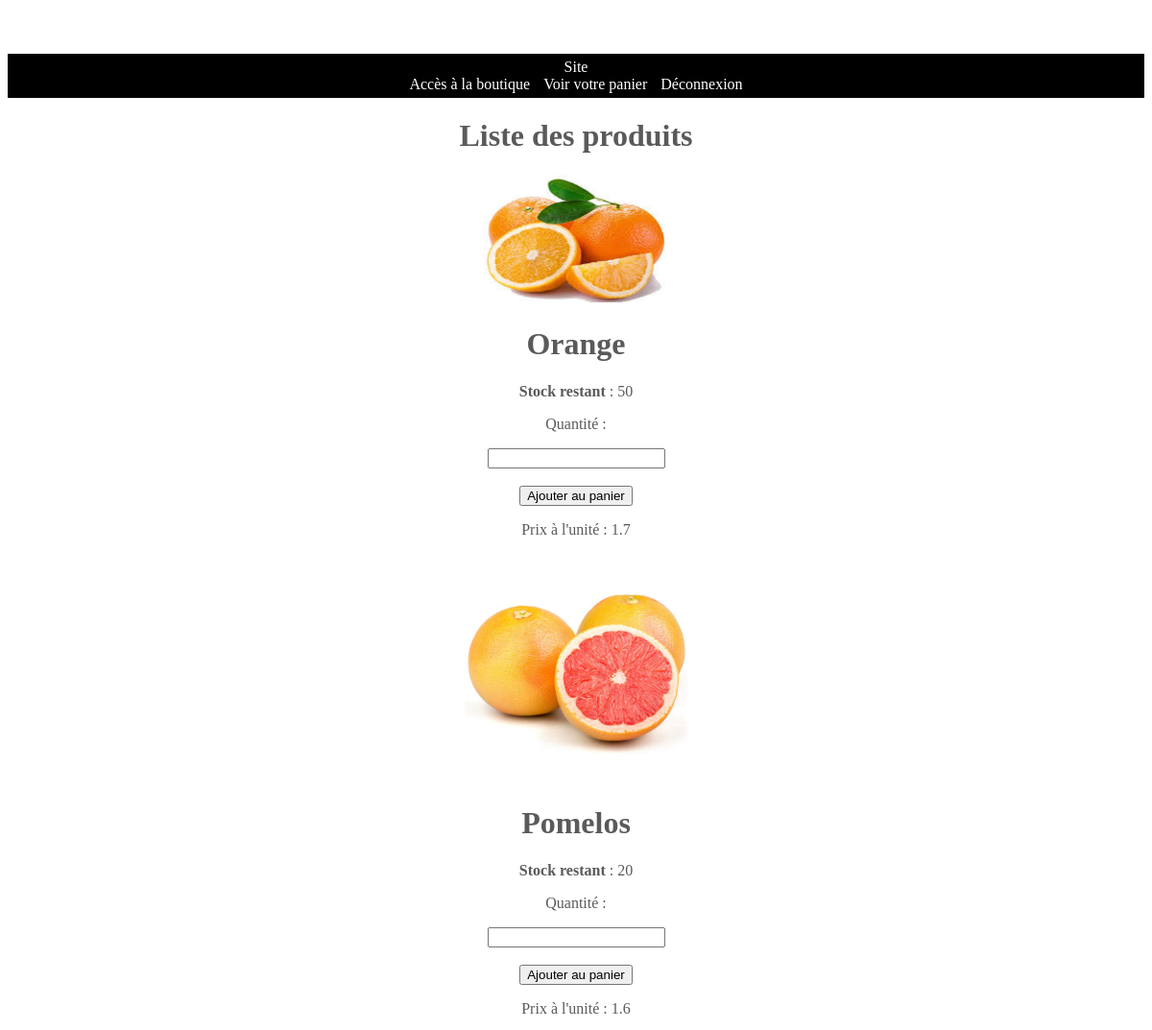
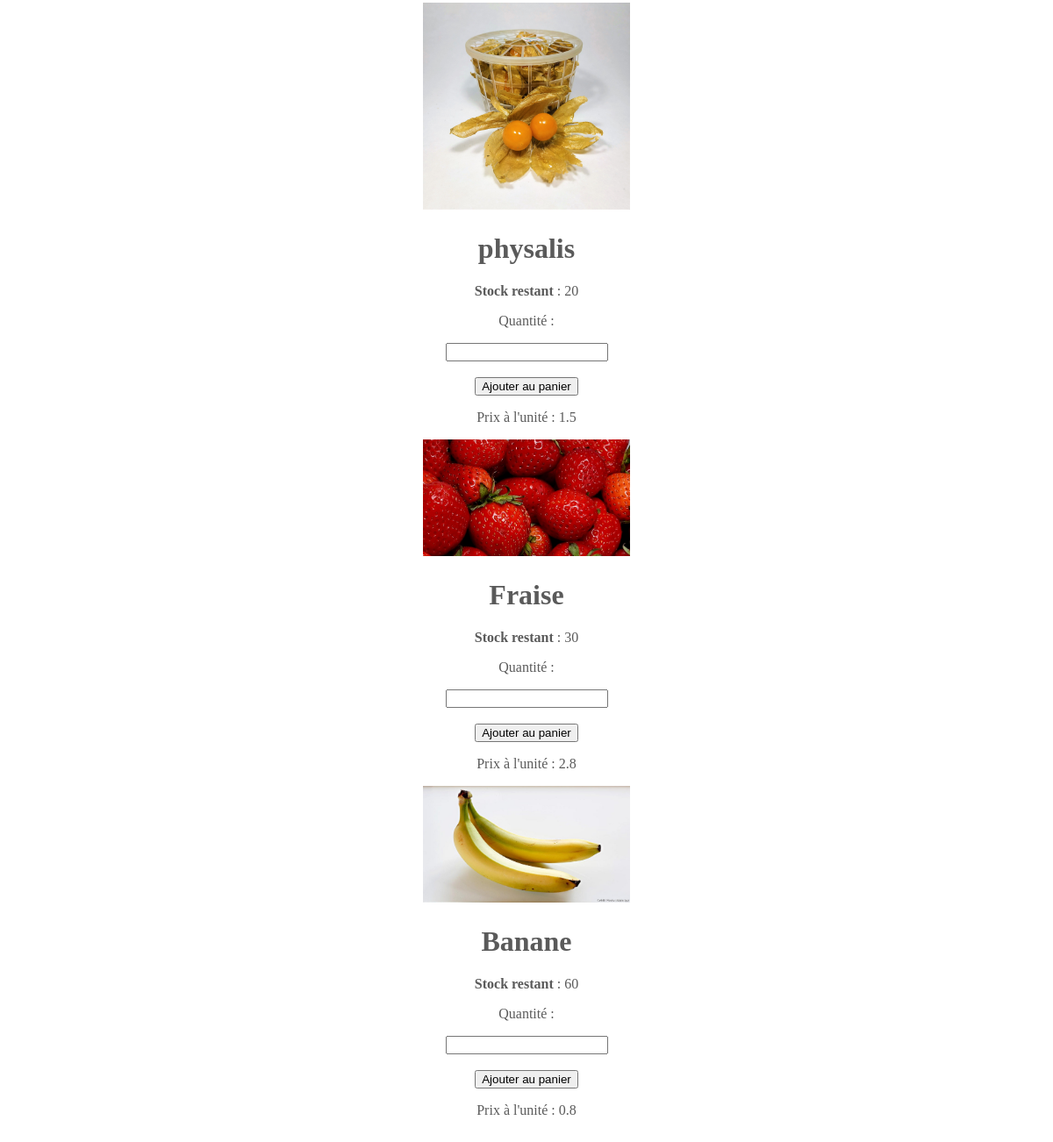
/Vues/boutique.php, run on the app's committed database (2 pictures, top to bottom).
### tables this page shows
CREATE TABLE `produit` (
  `id_categorie` int(11) NOT NULL,
  `id_produit` int(11) NOT NULL,
  `id_producteur` int(11) NOT NULL,
  `nom_produit` varchar(30) NOT NULL,
  `prix_unité` float NOT NULL,
  `stock_dispo` int(3) NOT NULL
);

### Vues/boutique.php (the view, shortened to what this page needs)
<!doctype html>
<html lang="en">
  <head>
  </head>
  <body>
  <h1 style="text-align:center"> Liste des produits </h1>
<?php
try
{
  $bdd = new PDO('mysql:host=localhost;dbname=bd_projet;charset=utf8', 'root', '');
}
catch(Exception $e)
{
        die('Erreur : '.$e->getMessage());
}
$resultat = $bdd->query("SELECT nom_produit, stock_dispo FROM produit");
if ($resultat)
  {
  while ($data1 = $resultat->fetch())
    {
      if ($data1['stock_dispo'] > 0 ){
?>
    <form method="POST" action="panier.php">
<?php
    echo '<img src="../images/'.$data1['nom_produit'].'.jpg" style="width:20%">';
    $produit = $data1['nom_produit'];
    echo '<h1>'.$produit.'</h1>';
    $reponse = $bdd->query("SELECT stock_dispo FROM produit WHERE nom_produit = '$produit'");
while ($donnees = $reponse->fetch())
{
?>
    <p>
    <strong>Stock restant</strong> : <?php echo $donnees['stock_dispo']; ?><br />
   </p>
    <p>Quantité :</p><input type="number" id="quantite" name="quantite"><br><br>
    <button type = submit>Ajouter au panier</button>
<?php
}
$reponse = $bdd->query("SELECT prix_unité FROM produit WHERE nom_produit = '$produit'");
while ($donnees = $reponse->fetch())
{
?>
    <p>Prix à l'unité</strong> : <?php echo $donnees['prix_unité']; ?><br />
   </p>
   </form>
<?php
}
}
}
  }
?>

### style.css (style rules this page uses)
* { margin: 20; }
a { text-decoration: none; color: #000; }
.conteneur { margin: 0 auto; max-: 200px; }
header { background: #000000; padding: 5px; text-align: center; }
header nav { display: inline; }
header a { color: #ffffff; text-decoration: none; padding: 5px; }
body { padding-top: 3rem; padding-bottom: 3rem; color: #5a5a5a; }

### Vues/boutique.php (style rules this page uses)
body { text-align: center; }

### data on the page
produit: nom_produit (picture), nom_produit "Orange", stock_dispo "50", prix_unité "1.7"
produit: nom_produit (picture), nom_produit "Pomelos", stock_dispo "20", prix_unité "1.6"
produit: nom_produit (picture), nom_produit "physalis", stock_dispo "20", prix_unité "1.5"
produit: nom_produit (picture), nom_produit "Fraise", stock_dispo "30", prix_unité "2.8"
produit: nom_produit (picture), nom_produit "Banane", stock_dispo "60", prix_unité "0.8"
